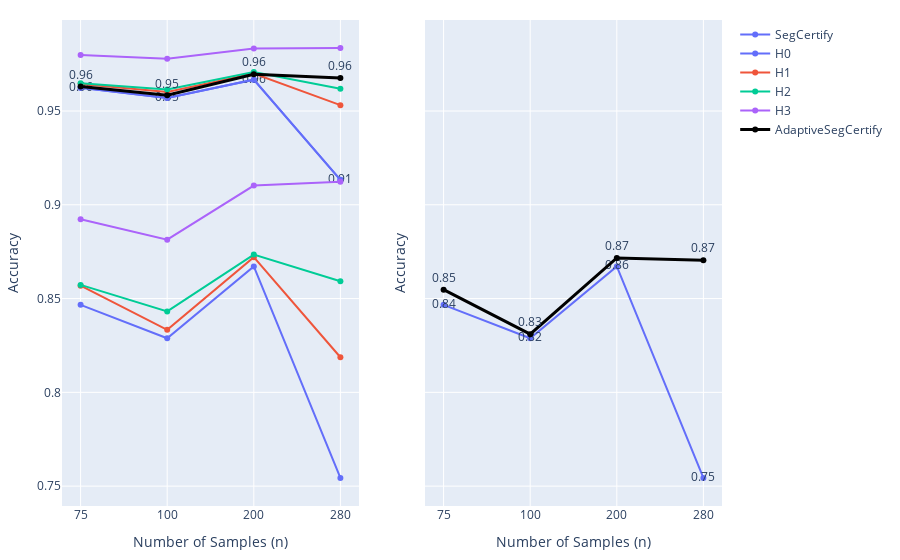

Source (notebook cell):
### Code cell
x = []
ns = list(sorted(list(set(np.array(list(graph_dict.keys())).T[0:][0]))))
hs = list(sorted(list(set(np.array(list(graph_dict.keys())).T[0:][1]))))
colors = ['#636EFA', '#EF553B', '#00CC96', '#AB63FA', '#FFA15A', '#19D3F3', '#FF6692', '#B6E880', '#FF97FF', '#FECB52']
fig = make_subplots(rows=1, cols=2, shared_yaxes=True)
i = 1
show_legend = True
for dataset in datasets_dict:
    
    graph_dict = datasets_dict[dataset]
    for h in hs:
        y = []
        for n in ns:
            y.append(graph_dict[(n, h)]['certified_pixels']/graph_dict[(n, h)]['num_pixels'])
        text = [str(y_)[0:4] for y_ in y]
        if h == 4:  fig.add_scatter(x=ns, y=y, text=text, row=1, col=i, name=f'AdaptiveSegCertify', line_color='black', line = dict( width=3), showlegend=show_legend,mode="lines+markers+text", textposition="top center" ); continue
        if h == 0:  fig.add_scatter(x=ns, y=y, row=1, text=text, col=i, name=f'SegCertify', line_color=colors[h], showlegend=show_legend, mode="lines+markers+text")

        fig.add_scatter(x=ns, y=y, name=f'H{h}', line_color=colors[h], showlegend=show_legend)
        #fig.add_scatter(x=ns, y=[np.array(baseline_dict[dataset][h]['acc']).mean()]*len(ns), name=f'Baseline-H{h}',  row=1, col=i, line_color='red', line = dict( width=2, dash='dash'), showlegend=show_legend, textposition="top center")

    i+=1
    show_legend = False
fig.update_xaxes( title_text=r'Number of Samples (n)', type='category' )
fig.update_yaxes(title_text= f'Accuracy' )
fig.update_layout(
    margin=dict(l=20, r=20, t=20, b=20),
)
fig.show()

#fig.write_image("ca.svg")

### Figure 1 — Plotly figure (JSON) as saved in the notebook; plotly's stock layout.template omitted (floating-point values rounded to 4 significant figures)
{"data": [{"line": {"color": "#636EFA"}, "mode": "lines+markers+text", "name": "SegCertify", "showlegend": true, "text": ["0.96", "0.95", "0.96", "0.91"], "type": "scatter", "x": [75, 100, 200, 280], "xaxis": "x", "y": [0.9624, 0.9569, 0.9667, 0.9133], "yaxis": "y"}, {"line": {"color": "#636EFA"}, "name": "H0", "showlegend": true, "type": "scatter", "x": [75, 100, 200, 280], "y": [0.9624, 0.9569, 0.9667, 0.9133]}, {"line": {"color": "#EF553B"}, "name": "H1", "showlegend": true, "type": "scatter", "x": [75, 100, 200, 280], "y": [0.9644, 0.9601, 0.97, 0.9531]}, {"line": {"color": "#00CC96"}, "name": "H2", "showlegend": true, "type": "scatter", "x": [75, 100, 200, 280], "y": [0.9648, 0.9614, 0.9707, 0.9619]}, {"line": {"color": "#AB63FA"}, "name": "H3", "showlegend": true, "type": "scatter", "x": [75, 100, 200, 280], "y": [0.9799, 0.9779, 0.9833, 0.9836]}, {"line": {"color": "black", "width": 3}, "mode": "lines+markers+text", "name": "AdaptiveSegCertify", "showlegend": true, "text": ["0.96", "0.95", "0.96", "0.96"], "textposition": "top center", "type": "scatter", "x": [75, 100, 200, 280], "xaxis": "x", "y": [0.9631, 0.9584, 0.9696, 0.9676], "yaxis": "y"}, {"line": {"color": "#636EFA"}, "mode": "lines+markers+text", "name": "SegCertify", "showlegend": false, "text": ["0.84", "0.82", "0.86", "0.75"], "type": "scatter", "x": [75, 100, 200, 280], "xaxis": "x2", "y": [0.8467, 0.8288, 0.8671, 0.7544], "yaxis": "y2"}, {"line": {"color": "#636EFA"}, "name": "H0", "showlegend": false, "type": "scatter", "x": [75, 100, 200, 280], "y": [0.8467, 0.8288, 0.8671, 0.7544]}, {"line": {"color": "#EF553B"}, "name": "H1", "showlegend": false, "type": "scatter", "x": [75, 100, 200, 280], "y": [0.8569, 0.8334, 0.8721, 0.8187]}, {"line": {"color": "#00CC96"}, "name": "H2", "showlegend": false, "type": "scatter", "x": [75, 100, 200, 280], "y": [0.8573, 0.8431, 0.8735, 0.8592]}, {"line": {"color": "#AB63FA"}, "name": "H3", "showlegend": false, "type": "scatter", "x": [75, 100, 200, 280], "y": [0.8923, 0.8814, 0.9102, 0.9122]}, {"line": {"color": "black", "width": 3}, "mode": "lines+markers+text", "name": "AdaptiveSegCertify", "showlegend": false, "text": ["0.85", "0.83", "0.87", "0.87"], "textposition": "top center", "type": "scatter", "x": [75, 100, 200, 280], "xaxis": "x2", "y": [0.8548, 0.831, 0.8717, 0.8705], "yaxis": "y2"}], "layout": {"margin": {"b": 20, "l": 20, "r": 20, "t": 20}, "xaxis": {"anchor": "y", "domain": [0, 0.45], "title": {"text": "Number of Samples (n)"}, "type": "category"}, "xaxis2": {"anchor": "y2", "domain": [0.55, 1], "title": {"text": "Number of Samples (n)"}, "type": "category"}, "yaxis": {"anchor": "x", "domain": [0, 1], "title": {"text": "Accuracy"}}, "yaxis2": {"anchor": "x2", "domain": [0, 1], "matches": "y", "showticklabels": false, "title": {"text": "Accuracy"}}}}
